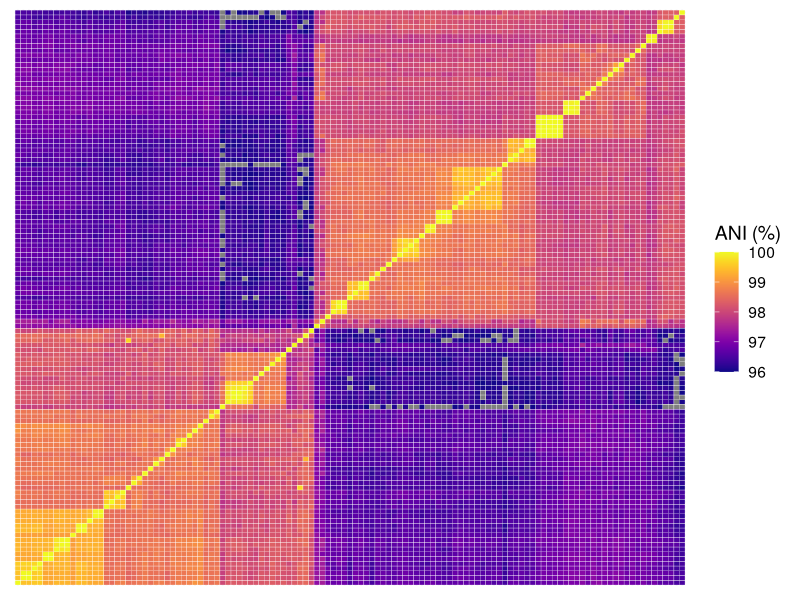
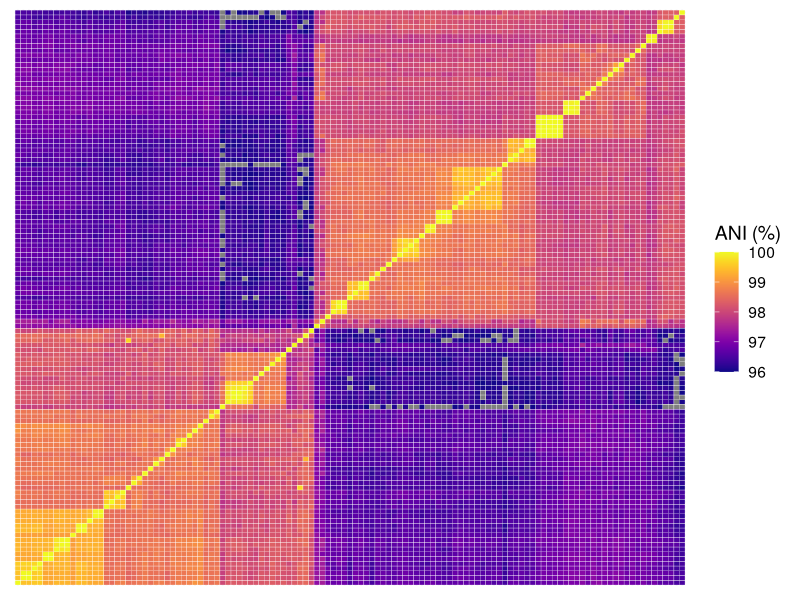

Here is the R script that generated these plots, in order:
# Load library
library(pheatmap)
library(ComplexHeatmap)
library(RColorBrewer)
library(tidyverse)
library(reshape2)
library(viridis)

# Load data
ani_table <- read_tsv('./data/all_vs_all_fastani_output.txt', col_names = FALSE)
colnames(ani_table) <- c("query", "reference", "ani", "frags_mapped", "frags_total")
ani_table %>% View()

# QC
ani_table$ani <- as.numeric(trimws(ani_table$ani))
ani_table$frags_mapped <- as.numeric(trimws(ani_table$frags_mapped))
ani_table$frags_total <- as.numeric(trimws(ani_table$frags_total))

ani_table$query <- gsub('assembly_list/', '', ani_table$query)
ani_table$query <- gsub('_genomic.fna', '', ani_table$query)
ani_table$query <- gsub('.fna', '', ani_table$query)
ani_table$reference <- gsub('assembly_list/', '', ani_table$reference)
ani_table$reference <- gsub('_genomic.fna', '', ani_table$reference)
ani_table$reference <- gsub('.fna', '', ani_table$reference)

# Get all unique strain values
all_strain <- sort(unique(c(ani_table$query, ani_table$reference)))

# Get a square matrix
ani_matrix <- matrix(NA, nrow = length(all_strain), ncol = length(all_strain), dimnames = list(all_strain, all_strain))

# Fill the matrix
for (i in 1:nrow(ani_table)) {
  row <- ani_table[i, ]
  ani_matrix[row$query, row$reference] <- row$ani
  ani_matrix[row$reference, row$query] <- row$ani  # symmetric fill
}

ani_matrix %>% View()

# Hierarchical clustering on both axes
row_dend <- hclust(dist(ani_matrix))
col_dend <- hclust(dist(t(ani_matrix)))

# Order indices
row_order <- row_dend$order
col_order <- col_dend$order

ani_matrix <- ani_matrix[row_order, col_order]

# Create heatmap dataset
ani_long <- melt(ani_matrix, varnames = c("query", "reference"), value.name = "ANI")

# Plot heatmap
ani_plot <- ggplot(ani_long, aes(x = query, y = reference, fill = ANI)) +
  geom_tile(color = "white") +  # only colored tiles, no text
  scale_fill_viridis(
    option = "plasma",
    name = "ANI (%)",
    limits = c(96, 100)
  ) +
  theme_minimal(base_size = 14) +
  theme(
    axis.text.x = element_blank(),
    axis.text.y = element_blank(),
    axis.title.x = element_blank(),
    axis.title.y = element_blank(),
    legend.position = "right"
  )

ani_plot

ggsave(file = './result/ani_plot.png', ani_plot, height = 6, width = 8, dpi = 300)
